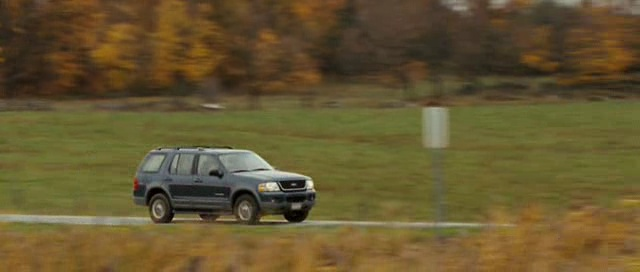
#> input picture Lab3/images/Car1.jpg, 640 x 272 px; its folder holds 2 pictures in this run
$ python lucas_kanade.py
#> lines starting #> are read from the running program, lines starting #| are printed output that depends on the picture; pictures that were not available may be replaced by others from this repository, and a replacement may not be noted
#> further down, img1 is the input picture: shape (272, 640, 3); mean R, G, B 101.2, 86.6, 48.2
import numpy as np

from matplotlib import image as mpimg
from matplotlib import pyplot as plt
from scipy.ndimage import convolve


def rgb2gray(rgb):
    return np.dot(rgb[..., :3], [0.2989, 0.5870, 0.1140])
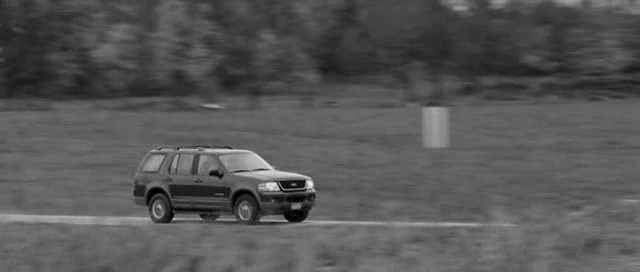
#> returned value: shape (272, 640) float64; min 0, max 238.7, mean 86.6


def lucas_kanade(img1, img2, w=15):
    # image preprocessing
    if img1.ndim == 3:
        img1 = rgb2gray(img1)
    if img2.ndim == 3:
        img2 = rgb2gray(img2)

    img1 = img1 / img1.max()
#> img1: shape (272, 640) float64
    img2 = img2 / img2.max()

    # spatial and time image derivatives
    u = np.zeros(img1.shape)
    v = np.zeros(img1.shape)

    Ix = convolve(input=img1, weights=np.array([[1,0,-1], [1,0,-1], [1,0,-1]]))
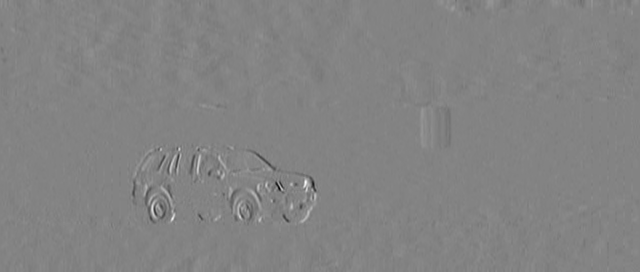
#> Ix: shape (272, 640) float64; min -1.88, max 1.77, mean 0.000244; drawn with min black and max white
    Iy = convolve(input=img1, weights=np.array([[1,1,1], [0,0,0], [-1,-1,-1]]))
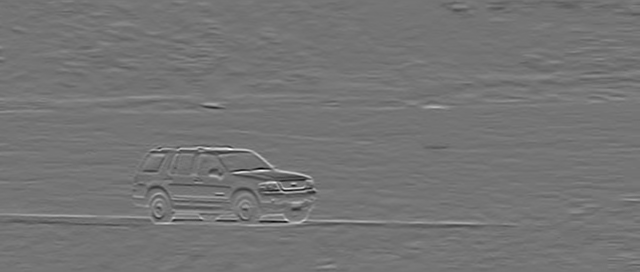
#> Iy: shape (272, 640) float64; min -1.83, max 2.17, mean 0.00161; drawn with min black and max white
    It = img2 - img1
#> It: shape (272, 640) float64; every value is 0

    # Lucas-Kanade algorithm
    M , N = img1.shape
#> M = 272; N = 640
    for x in range(w//2, M - w//2, w):
      for y in range(w//2, N - w//2, w):

        Ix_local = (Ix[x - w//2 : x + w//2+1, y - w//2 : y + w//2+1]).flatten()
        Iy_local = (Iy[x - w//2 : x + w//2+1, y - w//2 : y + w//2+1]).flatten()
        It_local = (It[x - w//2 : x + w//2+1, y - w//2 : y + w//2+1]).flatten()

        A = np.hstack([Ix_local, Iy_local]).reshape(-1, 2)
        b = -It_local.reshape(-1, 1)

        flow = np.linalg.inv(A.T @ A) @ A.T @ b

        u[x - w//2 : x + w//2+1, y - w//2 : y + w//2+1] = flow[0]
        v[x - w//2 : x + w//2+1, y - w//2 : y + w//2+1] = flow[1]

    return (u, v)


if __name__ == '__main__':
    # Manual setting of scales for quiver
    scale = {'Car': 0.02, 'Coke': 0.05}

    for img in ['Car', 'Coke']:
        img1 = mpimg.imread(f'images/{img}1.jpg')
        img2 = mpimg.imread(f'images/{img}2.jpg')

        u, v = lucas_kanade(img1, img2)

        plt.figure(f'Lucas Kanade - {img}')
        plt.imshow(img1, cmap='gray', interpolation='bicubic')
        plt.axis('off')

        #hyper paramater, for car used 20 and coke used 15
        a, b = np.meshgrid(
            np.arange(0, img1.shape[1]),
            np.arange(0, img1.shape[0]),
        )

        plt.quiver(
            a[::15, ::15], b[::15, ::15],
            u[::15, ::15], v[::15, ::15],
            color='r',  angles='xy', scale_units='xy', scale=scale[img],
        )

        plt.savefig(f'figures/2/{img}.eps', format='eps', bbox_inches='tight')
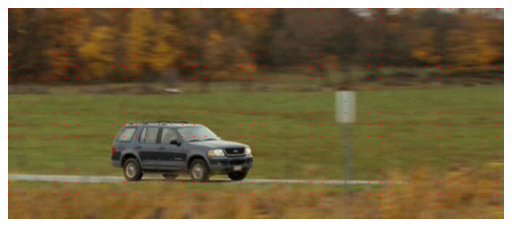
#> figure drawn by matplotlib, 1 panel
#> pass 2 of the loop `for img in ['Car', 'Coke']:`:
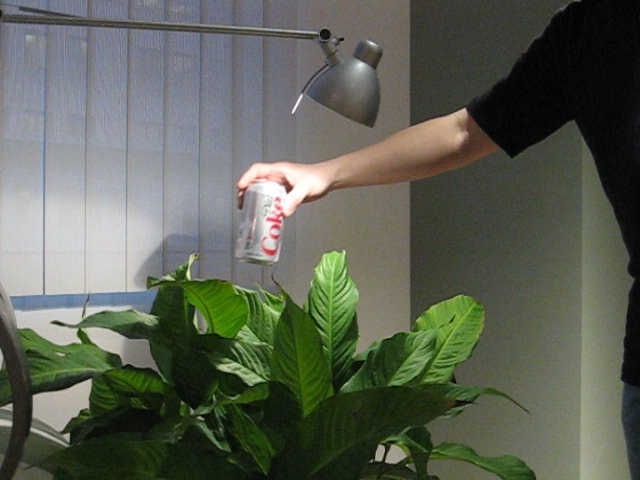
#> input picture Lab3/images/Coke1.jpg, 640 x 480 px
#> img1 is the input picture: shape (480, 640, 3); mean R, G, B 93.1, 98, 85.4
#> img1: shape (480, 640) float64
#> Ix: shape (480, 640) float64
#> in lucas_kanade (call 2), `Iy = convolve(input=img1, weights=np.array([[1,1,1], [0,0,0], [-1,-1,-..`:
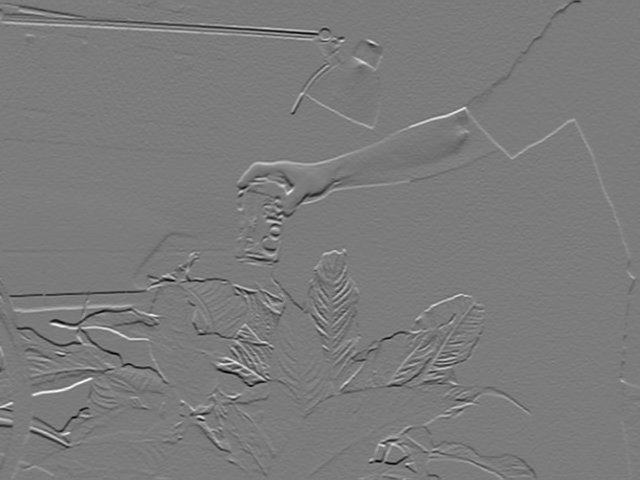
#> Iy: shape (480, 640) float64; min -1.62, max 1.72, mean -0.00159; drawn with min black and max white
#> It: shape (480, 640) float64; every value is 0
#> `plt.savefig(f'figures/2/{img}.eps', format='eps', bbox_inches='tight')`:
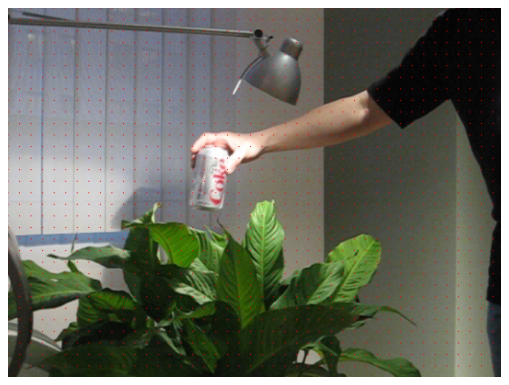
#> figure drawn by matplotlib, 1 panel
